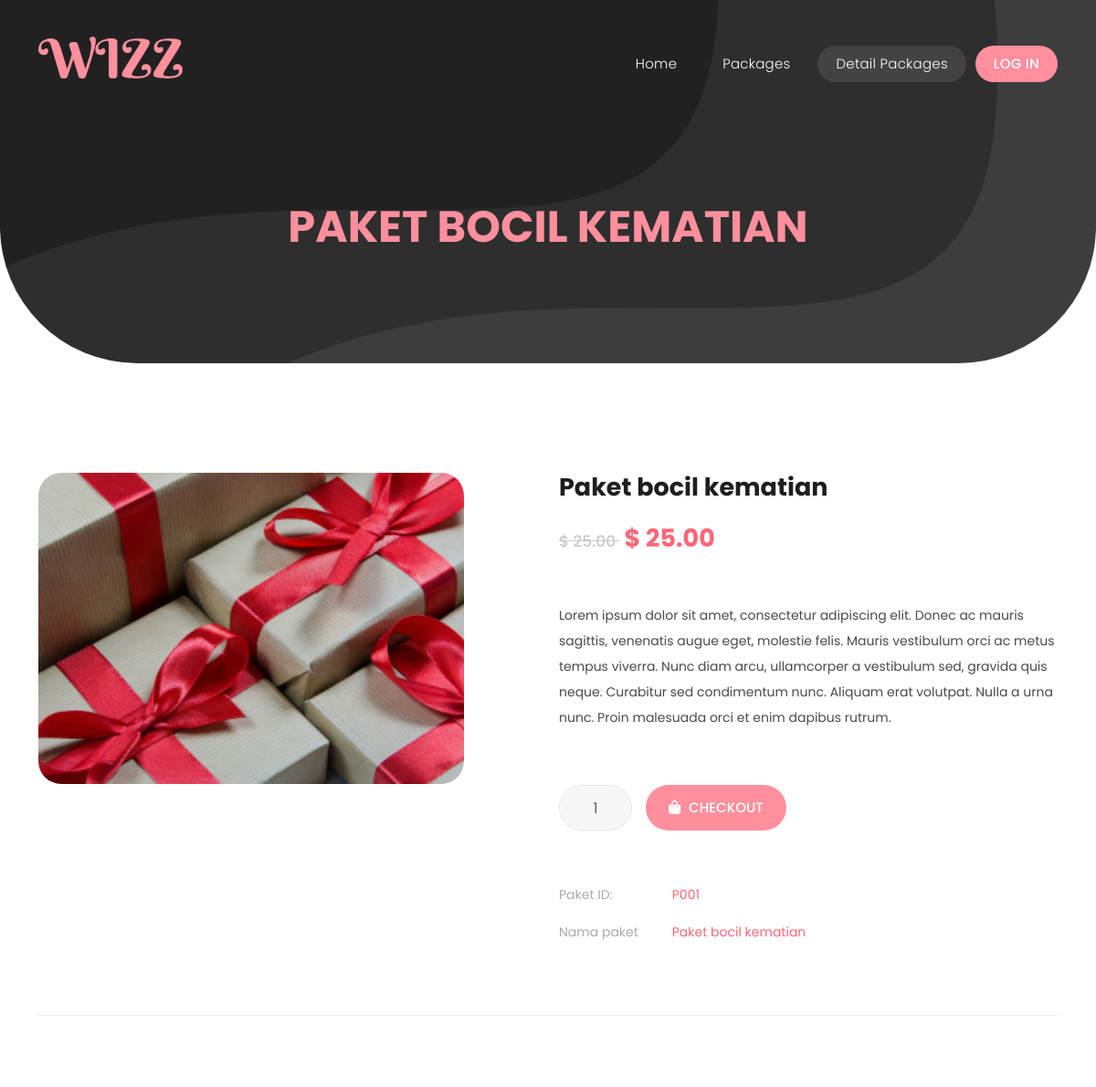
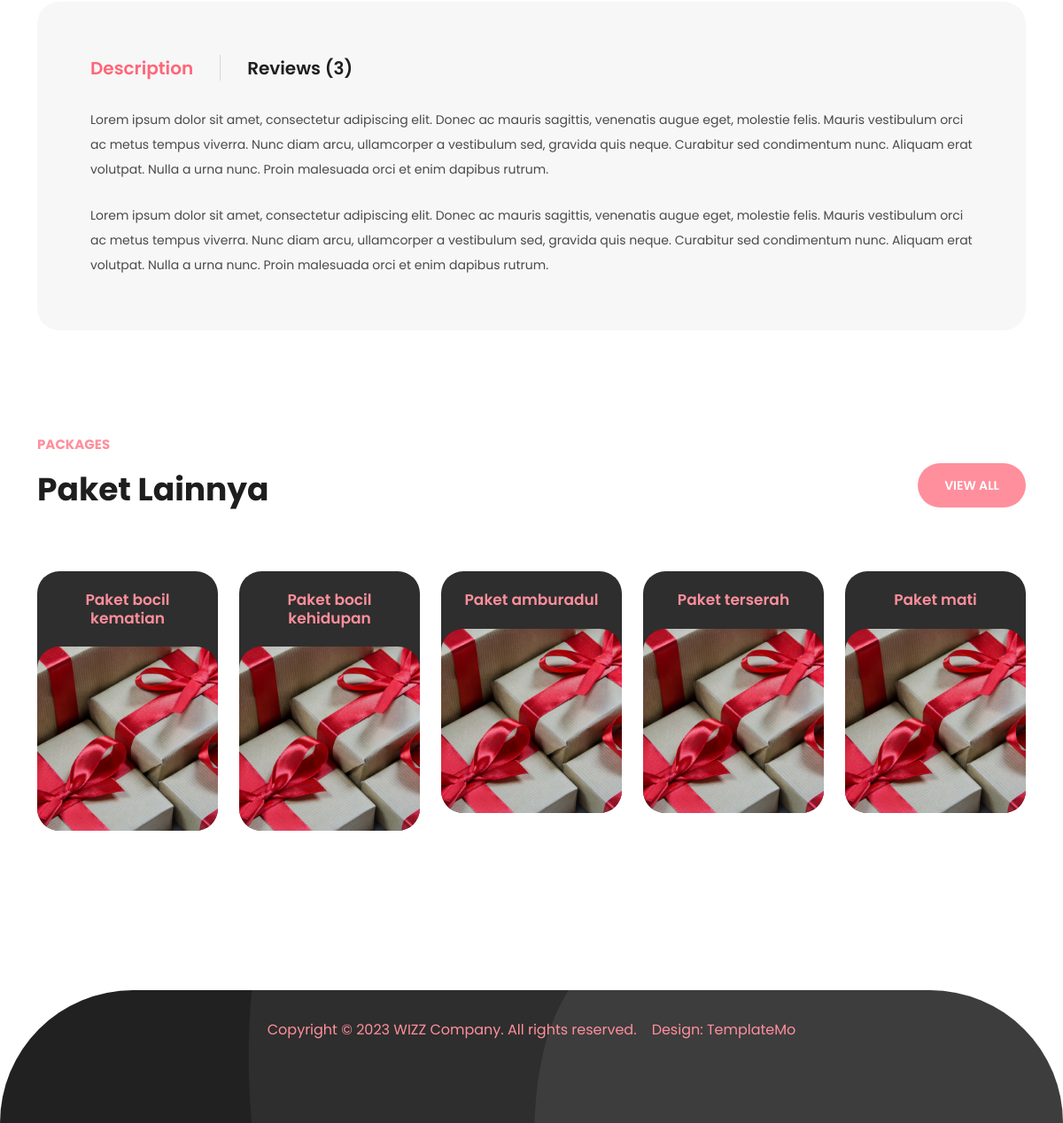
The app's page /detailPackage.php?id_paket=P001 with its own data (2 pictures, top to bottom).
### tables this page shows
CREATE TABLE `detail_paket` (
  `id_paket` varchar(11) NOT NULL,
  `description` text NOT NULL
);

CREATE TABLE `paket` (
  `id_paket` varchar(11) NOT NULL,
  `nama_paket` varchar(255) DEFAULT NULL,
  `harga` decimal(10,2) DEFAULT NULL,
  `img_path` varchar(100) DEFAULT NULL
);

### detailPackage.php (the view, shortened to what this page needs)
<?php
require_once('config/koneksi.php');
$id_paket = isset($_GET['id_paket']) ? mysqli_real_escape_string($koneksi, $_GET['id_paket']) : null;
$query = "SELECT * FROM detail_paket
        INNER JOIN paket ON detail_paket.id_paket = paket.id_paket
        WHERE paket.id_paket = '$id_paket'
        ";
$result = mysqli_query($koneksi, $query) or die(mysqli_error($koneksi))
?>
<!DOCTYPE html>
<html lang="en">
<head>
  <link href="vendor/bootstrap/css/bootstrap.min.css" rel="stylesheet">
  <link rel="stylesheet" href="assets/css/fontawesome.css">
  <link rel="stylesheet" href="assets/css/detailPackage.css">
  <link rel="stylesheet" href="assets/css/owl.css">
  <link rel="stylesheet" href="assets/css/animate.css">
  <link rel="stylesheet" href="https://unpkg.com/swiper@7/swiper-bundle.min.css" />
</head>
<body>
  <header class="header-area header-sticky">
    <div class="container">
      <div class="row">
        <div class="col-12">
          <nav class="main-nav">
            <a href="index.html" class="logo">
              <img src="assets/img/WIZZARD.svg" alt="" style="width: 158px;">
            </a>
            <ul class="nav">
              <li><a href="home.php">Home</a></li>
              <li><a href="package.php">Packages</a></li>
              <li><a href="detailPackage.php" class="active">Detail Packages</a></li>
              <li><a href="login.php">Log In</a></li>
            </ul>
          </nav>
        </div>
      </div>
    </div>
  </header>
  <?php
  while ($data_paket = mysqli_fetch_array($result)) {
    ?>
    <div class="page-heading header-text">
      <div class="container">
        <div class="row">
          <div class="col-lg-12">
            <h3>
              <?php echo $data_paket["nama_paket"]; ?>
            </h3>
          </div>
        </div>
      </div>
    </div>
    <div class="single-product section">
      <div class="container">
        <div class="row">
          <div class="col-lg-6">
            <div class="left-image">
              <img
                src="http://localhost/wedding-organizer/Front-end-wizz/assets/img/<?php echo $data_paket["img_path"]; ?>"
                alt="">
            </div>
          </div>
          <div class="col-lg-6 align-self-center">
            <h4>
              <?php echo $data_paket["nama_paket"]; ?>
            </h4>
            <span class="price"><em>$
                <?php echo $data_paket["harga"]; ?>
              </em> $
              <?php echo $data_paket["harga"]; ?>
            </span>
            <p>
              <?php echo $data_paket["description"]; ?>
            </p>
            <form id="qty" action="#">
              <input type="qty" class="form-control" id="1" aria-describedby="quantity" placeholder="1">
              <button type="button" onclick="detailPemesanan()" a href="detailPemesanan.php?id_paket=<?php echo $data_paket["id_paket"]; ?>"><i class="fa fa-shopping-bag"></i>
                Checkout</button>
            </form>
            <ul>
              <li><span>Paket ID:</span>
                <?php echo $data_paket["id_paket"]; ?>
              </li>
              <li><span>Nama paket</span>
                <?php echo $data_paket["nama_paket"]; ?></a>
              </li>
            </ul>
          </div>
          <div class="col-lg-12">
            <div class="sep"></div>
          </div>
        </div>
      </div>
    </div>
    <div class="more-info">
      <div class="container">
        <div class="row">
          <div class="col-lg-12">
            <div class="tabs-content">
              <div class="row">
                <div class="nav-wrapper ">
                  <ul class="nav nav-tabs" role="tablist">
                    <li class="nav-item" role="presentation">
                      <button class="nav-link active" id="description-tab" data-bs-toggle="tab"
                        data-bs-target="#description" type="button" role="tab" aria-controls="description"
                        aria-selected="true">Description</button>
                    </li>
                    <li class="nav-item" role="presentation">
                      <button class="nav-link" id="reviews-tab" data-bs-toggle="tab" data-bs-target="#reviews"
                        type="button" role="tab" aria-controls="reviews" aria-selected="false">Reviews (3)</button>
                    </li>
                  </ul>
                </div>
                <div class="tab-content" id="myTabContent">
                  <div class="tab-pane fade show active" id="description" role="tabpanel"
                    aria-labelledby="description-tab">
                    <p>
                      <?php echo $data_paket["description"]; ?>
                    </p>
                    <br>
                    <p>
                      <?php echo $data_paket["description"]; ?>
                    </p>
                  </div>
                </div>
              </div>
            </div>
          </div>
        </div>
      </div>
    </div>
    <?php
  }
  ?>
  <div class="section categories related-games">
    <div class="container">
      <div class="row">
        <div class="col-lg-6">
          <div class="section-heading">
            <h6>Packages</h6>
            <h2>Paket lainnya</h2>
          </div>
        </div>
        <div class="col-lg-6">
          <div class="main-button">
            <a href="package.php">View All</a>
          </div>
        </div>
        <?php
        $sql = "SELECT * FROM paket
                LIMIT 5
        ";
        $all_paket = $koneksi->query($sql);
        while ($row = mysqli_fetch_assoc($all_paket)) {
          ?>
          <div class="col-lg col-sm-6 col-xs-12">
            <div class="item">
              <h4>
                <?php echo $row["nama_paket"]; ?>
              </h4>
              <div class="thumb">
                <a href="detailPackage.php"><img src="assets/img/package.png" alt=""></a>
              </div>
            </div>
          </div>
          <?php
        }
        ?>
      </div>
    </div>
  </div>
  <footer>
    <div class="container">
      <div class="col-lg-12">
        <p>Copyright © 2023 WIZZ Company. All rights reserved. &nbsp;&nbsp; <a rel="nofollow"
            href="https://templatemo.com" target="_blank">Design: TemplateMo</a></p>
      </div>
    </div>
  </footer>
</body>
</html>

### records on screen
detail_paket: id_paket.nama_paket "PAKET BOCIL KEMATIAN", id_paket.img_path (picture), id_paket.nama_paket "Paket bocil kematian", id_paket.harga "25.00", description "Lorem ipsum dolor sit amet, consectetur adipiscing elit. Donec ac mauris sagittis, venenatis augue eget, molestie felis. Mauris vestibulum orci ac metus tempus viverra. Nunc diam arcu, ullamcorper a vestibulum sed, gravida quis neque. Curabitur sed condimentum nunc. Aliquam erat volutpat. Nulla a urna nunc. Proin malesuada orci et enim dapibus rutrum.", id_paket.id_paket "P001"
paket: nama_paket "Paket bocil kematian"
paket: nama_paket "Paket bocil kehidupan"
paket: nama_paket "Paket amburadul"
paket: nama_paket "Paket terserah"
paket: nama_paket "Paket mati"
